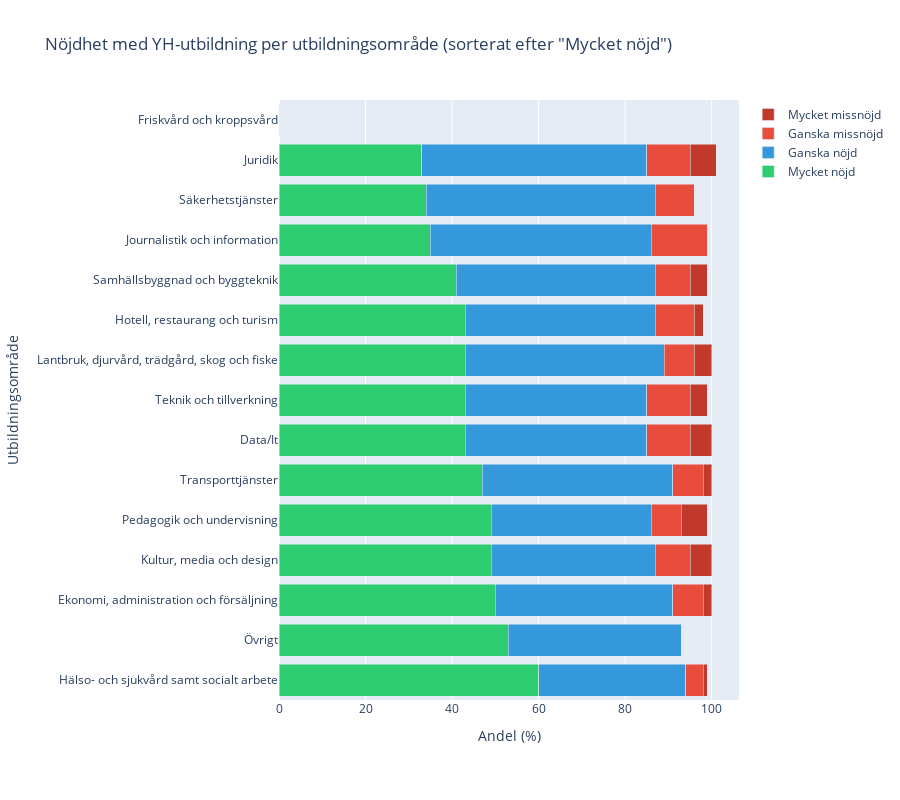

Notebook source saved alongside this figure:
### Code cell
import plotly.graph_objects as go
df_sorted = df_satisfaction.sort_values(by='Mycket nöjd', ascending=False)

fig = go.Figure()

fig.add_trace(go.Bar(
    name='Mycket nöjd',
    y=df_sorted.index,
    x=df_sorted['Mycket nöjd'],
    orientation='h',
    marker_color='#2ecc71'
))

fig.add_trace(go.Bar(
    name='Ganska nöjd',
    y=df_sorted.index,
    x=df_sorted['Ganska nöjd'],
    orientation='h',
    marker_color='#3498db'
))

fig.add_trace(go.Bar(
    name='Ganska missnöjd',
    y=df_sorted.index,
    x=df_sorted['Ganska missnöjd'],
    orientation='h',
    marker_color='#e74c3c'
))

fig.add_trace(go.Bar(
    name='Mycket missnöjd',
    y=df_sorted.index,
    x=df_sorted['Mycket missnöjd'],
    orientation='h',
    marker_color='#c0392b'
))

fig.update_layout(
    title='Nöjdhet med YH-utbildning per utbildningsområde (sorterat efter "Mycket nöjd")',
    yaxis_title='Utbildningsområde',
    xaxis_title='Andel (%)',
    barmode='stack',
    height=800,
    showlegend=True,
    margin=dict(t=100, b=100, l=200)
)
fig.write_html("Nöjdhet_grad_per_utb.html")
fig.show()

### Figure 1 — Plotly figure (JSON) as saved in the notebook; plotly's stock layout.template omitted (floating-point values rounded to 4 significant figures)
{"data": [{"marker": {"color": "#2ecc71"}, "name": "Mycket nöjd", "orientation": "h", "type": "bar", "x": [60.0, 53.0, 50.0, 49.0, 49.0, 47.0, 43.0, 43.0, 43.0, 43.0, 41.0, 35.0, 34.0, 33.0, 0.0], "y": ["Hälso- och sjukvård samt socialt arbete", "Övrigt", "Ekonomi, administration och försäljning", "Kultur, media och design", "Pedagogik och undervisning", "Transporttjänster", "Data/It", "Teknik och tillverkning", "Lantbruk, djurvård, trädgård, skog och fiske", "Hotell, restaurang och turism", "Samhällsbyggnad och byggteknik", "Journalistik och information", "Säkerhetstjänster", "Juridik", "Friskvård och kroppsvård"]}, {"marker": {"color": "#3498db"}, "name": "Ganska nöjd", "orientation": "h", "type": "bar", "x": [34.0, 40.0, 41.0, 38.0, 37.0, 44.0, 42.0, 42.0, 46.0, 44.0, 46.0, 51.0, 53.0, 52.0, 0.0], "y": ["Hälso- och sjukvård samt socialt arbete", "Övrigt", "Ekonomi, administration och försäljning", "Kultur, media och design", "Pedagogik och undervisning", "Transporttjänster", "Data/It", "Teknik och tillverkning", "Lantbruk, djurvård, trädgård, skog och fiske", "Hotell, restaurang och turism", "Samhällsbyggnad och byggteknik", "Journalistik och information", "Säkerhetstjänster", "Juridik", "Friskvård och kroppsvård"]}, {"marker": {"color": "#e74c3c"}, "name": "Ganska missnöjd", "orientation": "h", "type": "bar", "x": [4.0, 0.0, 7.0, 8.0, 7.0, 7.0, 10.0, 10.0, 7.0, 9.0, 8.0, 13.0, 9.0, 10.0, 0.0], "y": ["Hälso- och sjukvård samt socialt arbete", "Övrigt", "Ekonomi, administration och försäljning", "Kultur, media och design", "Pedagogik och undervisning", "Transporttjänster", "Data/It", "Teknik och tillverkning", "Lantbruk, djurvård, trädgård, skog och fiske", "Hotell, restaurang och turism", "Samhällsbyggnad och byggteknik", "Journalistik och information", "Säkerhetstjänster", "Juridik", "Friskvård och kroppsvård"]}, {"marker": {"color": "#c0392b"}, "name": "Mycket missnöjd", "orientation": "h", "type": "bar", "x": [1.0, 0.0, 2.0, 5.0, 6.0, 2.0, 5.0, 4.0, 4.0, 2.0, 4.0, 0.0, 0.0, 6.0, 0.0], "y": ["Hälso- och sjukvård samt socialt arbete", "Övrigt", "Ekonomi, administration och försäljning", "Kultur, media och design", "Pedagogik och undervisning", "Transporttjänster", "Data/It", "Teknik och tillverkning", "Lantbruk, djurvård, trädgård, skog och fiske", "Hotell, restaurang och turism", "Samhällsbyggnad och byggteknik", "Journalistik och information", "Säkerhetstjänster", "Juridik", "Friskvård och kroppsvård"]}], "layout": {"barmode": "stack", "height": 800, "margin": {"b": 100, "l": 200, "t": 100}, "showlegend": true, "title": {"text": "Nöjdhet med YH-utbildning per utbildningsområde (sorterat efter \"Mycket nöjd\")"}, "xaxis": {"title": {"text": "Andel (%)"}}, "yaxis": {"title": {"text": "Utbildningsområde"}}}}
